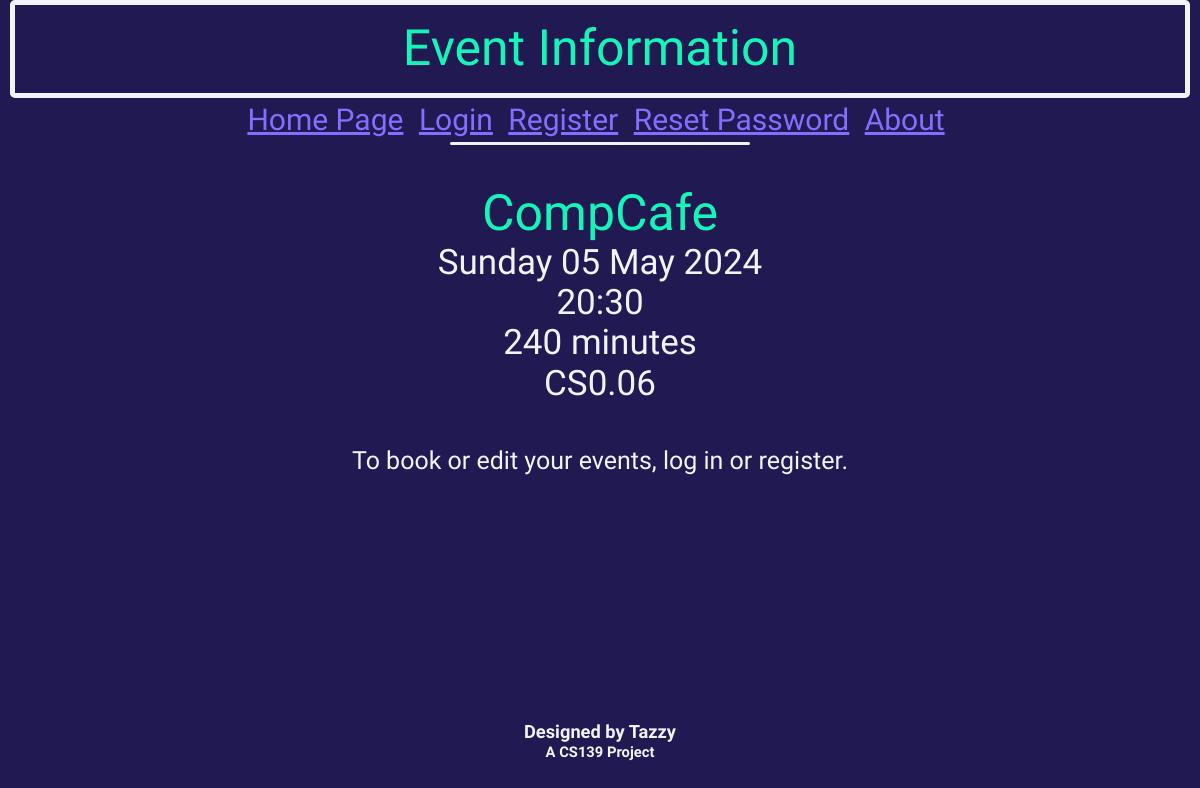
Before: /viewEvent?eventid=1 with the older database file.
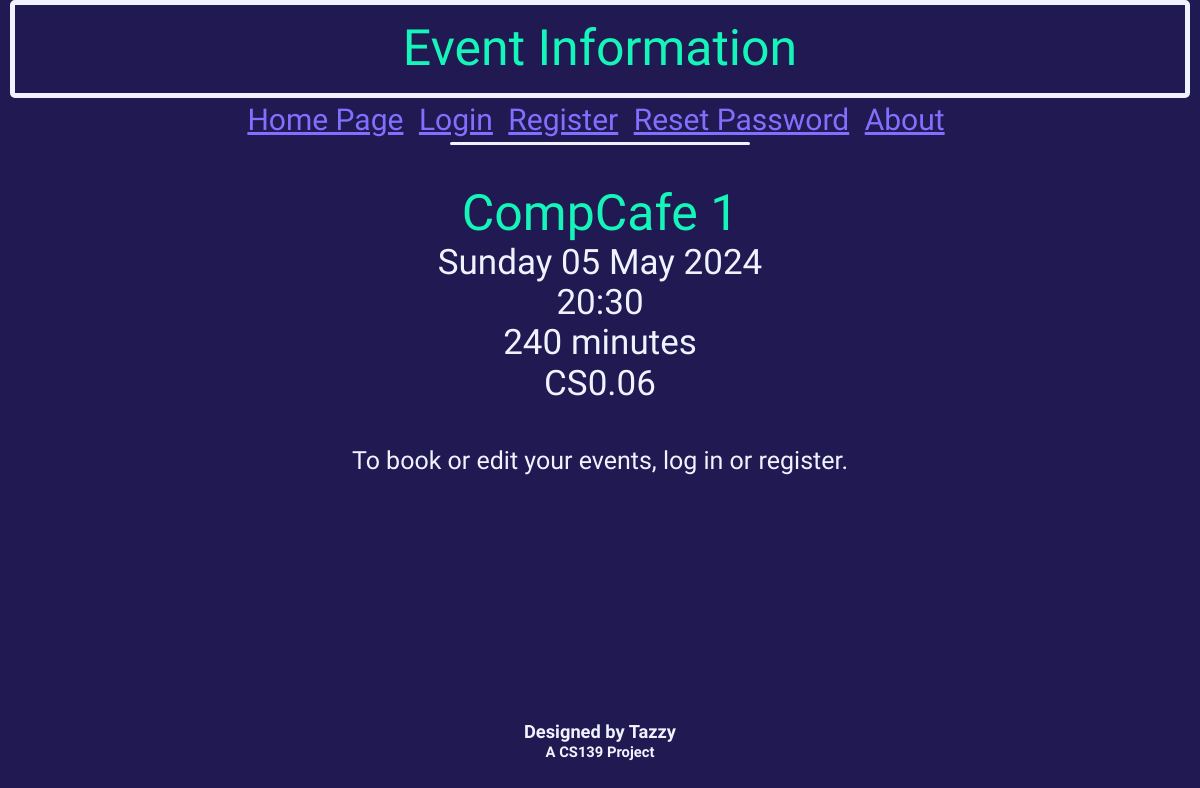
After: the same page with the newer database file.
### db_definition.py (models this page shows, shortened)
class Event(db.Model):
    __tablename__ = "events"
    event_id = db.Column(db.Integer, primary_key = True)
    name = db.Column(db.String(20))
    dateTime = db.Column(db.DateTime)
    duration = db.Column(db.Integer) # Minutes
    capacity = db.Column(db.Integer)
    ticketsSold = db.Column(db.Integer)
    location = db.Column(db.String(50))

### eventbyte.py (the view)
@app.route('/viewEvent')
def viewEvent():
    updateTickets()
    eventID = request.args.get('eventid') or None
    if not eventID:
        return redirect('/')
    else:
        thisEvent = Event.query.filter_by(event_id=int(eventID)).first()
        if current_user.is_authenticated:
            getTicket = Ticket.query.filter(Ticket.event_id == eventID, Ticket.user_id == current_user.user_id, Ticket.status !='Cancelled').first()
            if thisEvent.dateTime > datetime.datetime.now():
                upcomingEvent = True
                if getTicket is None:
                    eventOwned = False
                else:
                    eventOwned = True
            else:
                eventOwned = False
                upcomingEvent = False
        else:
            eventOwned = False
            upcomingEvent = False
        if eventOwned:
            createBarcode(getTicket.booking_ref)
        return render_template('viewEvent.html', event=thisEvent, eventOwned=eventOwned, upcomingEvent=upcomingEvent)

### eventbyte.py (called while the page is built)
def updateTickets():
    events = Event.query.all()
    for event in events:
        ticketNum = db.session.query(Ticket).where(Ticket.event_id == event.event_id, Ticket.status == "Upcoming").count()
        event.ticketsSold = ticketNum
        if event.ticketsSold >= (0.95 * event.capacity):
            sendEmail(user=User.query.filter_by(userClass="super").first(), event=event, EVENTNEARFULL=True)
        if event.dateTime <= datetime.datetime.now():
            tickets = db.session.query(Ticket).where(Ticket.event_id == event.event_id)
            for ticket in tickets:
                ticket.status = "Completed"
    db.session.commit()

### templates/viewEvent.html (shortened to what this page needs)
{% extends 'base.html' %}
{% block heading %}
    <div class="title subtitle">
        Event Information
    </div>
{% endblock %}
{% block content %}
    <div class="eventInformation">
        <br>
        <span class="titleRef" style="font-size: 50px;">{{ event.name }}</span><br>
        {{ event.dateTime.strftime('%A') }} {{ event.dateTime.strftime('%d') }} {{ event.dateTime.strftime('%b') }} {{ event.dateTime.strftime('%Y') }}<br>
        {{ event.dateTime.strftime('%H') }}:{{ event.dateTime.strftime('%M') }}<br>
        {{ event.duration }} minutes<br>
        {{ event.location }}<br>
        {% if current_user.userClass == "super" %}
            {{ event.capacity - event.ticketsSold }} seats left<br><br>
        {% else %}
            <br>
        {% endif %}
    </div>
        {% if not current_user.is_authenticated %}
            <h3 class="standardContent" style="text-align: center; margin-top: 3px;">To book or edit your events, log in or register.</h3>
        {% endif %}
{% endblock %}

Changed rows visible on the page:
changed Event "Sunday": name "CompCafe" → "CompCafe 1"
